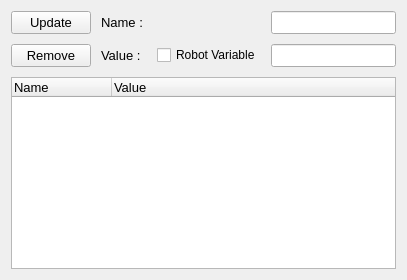
             <widget class="QWidget" name="tab_17">
              <attribute name="title">
               <string>Query</string>
              </attribute>
              <layout class="QHBoxLayout" name="horizontalLayout_25">
               <item>
                <layout class="QGridLayout" name="gridLayout_69" columnstretch="1,1,0,7">
                 <property name="spacing">
                  <number>10</number>
                 </property>
                 <item row="0" column="3">
                  <widget class="QLineEdit" name="textbox_query_name">
                   <property name="maximumSize">
                    <size>
                     <width>1000</width>
                     <height>150</height>
                    </size>
                   </property>
                   <property name="font">
                    <font>
                     <family>Segoe UI</family>
                     <pointsize>10</pointsize>
                    </font>
                   </property>
                  </widget>
                 </item>
                 <item row="1" column="3">
                  <widget class="QLineEdit" name="textbox_query_value">
                   <property name="maximumSize">
                    <size>
                     <width>1000</width>
                     <height>150</height>
                    </size>
                   </property>
                   <property name="font">
                    <font>
                     <family>Segoe UI</family>
                     <pointsize>10</pointsize>
                    </font>
                   </property>
                  </widget>
                 </item>
                 <item row="2" column="0" colspan="4">
                  <widget class="QTreeWidget" name="table_query">
                   <property name="font">
                    <font>
                     <family>Segoe UI</family>
                     <pointsize>10</pointsize>
                    </font>
                   </property>
                   <column>
                    <property name="text">
                     <string>Name</string>
                    </property>
                   </column>
                   <column>
                    <property name="text">
                     <string>Value</string>
                    </property>
                   </column>
                  </widget>
                 </item>
                 <item row="1" column="2">
                  <widget class="QCheckBox" name="checkBox_query_robot_variable">
                   <property name="text">
                    <string>Robot Variable</string>
                   </property>
                  </widget>
                 </item>
                 <item row="0" column="1">
                  <widget class="QLabel" name="label_117">
                   <property name="font">
                    <font>
                     <family>Segoe UI</family>
                     <pointsize>10</pointsize>
                    </font>
                   </property>
                   <property name="text">
                    <string>Name : </string>
                   </property>
                   <property name="alignment">
                    <set>Qt::AlignLeading|Qt::AlignLeft|Qt::AlignVCenter</set>
                   </property>
                  </widget>
                 </item>
                 <item row="1" column="1">
                  <widget class="QLabel" name="label_116">
                   <property name="font">
                    <font>
                     <family>Segoe UI</family>
                     <pointsize>10</pointsize>
                    </font>
                   </property>
                   <property name="text">
                    <string>Value : </string>
                   </property>
                  </widget>
                 </item>
                 <item row="1" column="0">
                  <widget class="QPushButton" name="btn_remove_query">
                   <property name="font">
                    <font>
                     <family>Segoe UI</family>
                     <pointsize>10</pointsize>
                    </font>
                   </property>
                   <property name="text">
                    <string>Remove</string>
                   </property>
                  </widget>
                 </item>
                 <item row="0" column="0">
                  <widget class="QPushButton" name="btn_update_query">
                   <property name="font">
                    <font>
                     <family>Segoe UI</family>
                     <pointsize>10</pointsize>
                    </font>
                   </property>
                   <property name="text">
                    <string>Update</string>
                   </property>
                  </widget>
                 </item>
                </layout>
               </item>
              </layout>
             </widget>
